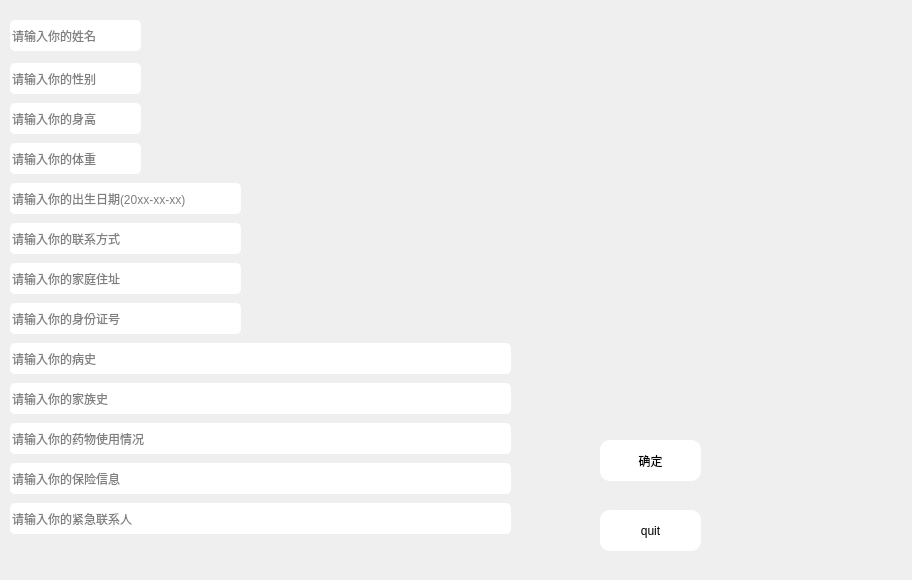
<?xml version="1.0" encoding="UTF-8"?>
<ui version="4.0">
 <class>per_information</class>
 <widget class="QWidget" name="per_information">
  <property name="geometry">
   <rect>
    <x>0</x>
    <y>0</y>
    <width>912</width>
    <height>580</height>
   </rect>
  </property>
  <property name="windowTitle">
   <string>Form</string>
  </property>
  <property name="styleSheet">
   <string notr="true">#per_information{border-image: url(:/back/登录.png);}</string>
  </property>
  <widget class="QPushButton" name="pushButton">
   <property name="geometry">
    <rect>
     <x>600</x>
     <y>510</y>
     <width>101</width>
     <height>41</height>
    </rect>
   </property>
   <property name="styleSheet">
    <string notr="true">#pushButton{border-radius:10px;}
#pushButton{background-color: rgb(255, 255, 255);}
</string>
   </property>
   <property name="text">
    <string>quit</string>
   </property>
  </widget>
  <widget class="QLineEdit" name="lineEdit_5">
   <property name="geometry">
    <rect>
     <x>10</x>
     <y>143</y>
     <width>131</width>
     <height>31</height>
    </rect>
   </property>
   <property name="styleSheet">
    <string notr="true">#lineEdit_5{border-radius:5px;}
#lineEdit_5{background-color: rgb(255, 255, 255);}
</string>
   </property>
   <property name="placeholderText">
    <string>请输入你的体重</string>
   </property>
  </widget>
  <widget class="QLineEdit" name="lineEdit">
   <property name="geometry">
    <rect>
     <x>10</x>
     <y>20</y>
     <width>131</width>
     <height>31</height>
    </rect>
   </property>
   <property name="styleSheet">
    <string notr="true">#lineEdit{border-radius:5px;}
#lineEdit{background-color: rgb(255, 255, 255);}
</string>
   </property>
   <property name="placeholderText">
    <string>请输入你的姓名</string>
   </property>
  </widget>
  <widget class="QLineEdit" name="lineEdit_13">
   <property name="geometry">
    <rect>
     <x>10</x>
     <y>503</y>
     <width>501</width>
     <height>31</height>
    </rect>
   </property>
   <property name="styleSheet">
    <string notr="true">#lineEdit_13{border-radius:5px;}
#lineEdit_13{background-color: rgb(255, 255, 255);}
</string>
   </property>
   <property name="placeholderText">
    <string>请输入你的紧急联系人</string>
   </property>
  </widget>
  <widget class="QLineEdit" name="lineEdit_8">
   <property name="geometry">
    <rect>
     <x>10</x>
     <y>303</y>
     <width>231</width>
     <height>31</height>
    </rect>
   </property>
   <property name="styleSheet">
    <string notr="true">#lineEdit_8{border-radius:5px;}
#lineEdit_8{background-color: rgb(255, 255, 255);}
</string>
   </property>
   <property name="text">
    <string/>
   </property>
   <property name="placeholderText">
    <string>请输入你的身份证号</string>
   </property>
  </widget>
  <widget class="QLineEdit" name="lineEdit_12">
   <property name="geometry">
    <rect>
     <x>10</x>
     <y>463</y>
     <width>501</width>
     <height>31</height>
    </rect>
   </property>
   <property name="styleSheet">
    <string notr="true">#lineEdit_12{border-radius:5px;}
#lineEdit_12{background-color: rgb(255, 255, 255);}
</string>
   </property>
   <property name="placeholderText">
    <string>请输入你的保险信息</string>
   </property>
  </widget>
  <widget class="QLineEdit" name="lineEdit_2">
   <property name="geometry">
    <rect>
     <x>10</x>
     <y>63</y>
     <width>131</width>
     <height>31</height>
    </rect>
   </property>
   <property name="styleSheet">
    <string notr="true">#lineEdit_2{border-radius:5px;}
#lineEdit_2{background-color: rgb(255, 255, 255);}
</string>
   </property>
   <property name="placeholderText">
    <string>请输入你的性别</string>
   </property>
  </widget>
  <widget class="QLineEdit" name="lineEdit_6">
   <property name="geometry">
    <rect>
     <x>10</x>
     <y>223</y>
     <width>231</width>
     <height>31</height>
    </rect>
   </property>
   <property name="styleSheet">
    <string notr="true">#lineEdit_6{border-radius:5px;}
#lineEdit_6{background-color: rgb(255, 255, 255);}
</string>
   </property>
   <property name="text">
    <string/>
   </property>
   <property name="placeholderText">
    <string>请输入你的联系方式</string>
   </property>
  </widget>
  <widget class="QPushButton" name="pushButton_2">
   <property name="geometry">
    <rect>
     <x>600</x>
     <y>440</y>
     <width>101</width>
     <height>41</height>
    </rect>
   </property>
   <property name="styleSheet">
    <string notr="true">#pushButton_2{border-radius:10px;}
#pushButton_2{background-color: rgb(255, 255, 255);}
</string>
   </property>
   <property name="text">
    <string>确定</string>
   </property>
  </widget>
  <widget class="QLineEdit" name="lineEdit_9">
   <property name="geometry">
    <rect>
     <x>10</x>
     <y>343</y>
     <width>501</width>
     <height>31</height>
    </rect>
   </property>
   <property name="styleSheet">
    <string notr="true">#lineEdit_9{border-radius:5px;}
#lineEdit_9{background-color: rgb(255, 255, 255);}
</string>
   </property>
   <property name="placeholderText">
    <string>请输入你的病史</string>
   </property>
  </widget>
  <widget class="QLineEdit" name="lineEdit_3">
   <property name="geometry">
    <rect>
     <x>10</x>
     <y>183</y>
     <width>231</width>
     <height>31</height>
    </rect>
   </property>
   <property name="styleSheet">
    <string notr="true">#lineEdit_3{border-radius:5px;}
#lineEdit_3{background-color: rgb(255, 255, 255);}
</string>
   </property>
   <property name="placeholderText">
    <string>请输入你的出生日期(20xx-xx-xx)</string>
   </property>
  </widget>
  <widget class="QLineEdit" name="lineEdit_10">
   <property name="geometry">
    <rect>
     <x>10</x>
     <y>383</y>
     <width>501</width>
     <height>31</height>
    </rect>
   </property>
   <property name="styleSheet">
    <string notr="true">#lineEdit_10{border-radius:5px;}
#lineEdit_10{background-color: rgb(255, 255, 255);}
</string>
   </property>
   <property name="placeholderText">
    <string>请输入你的家族史</string>
   </property>
  </widget>
  <widget class="QLineEdit" name="lineEdit_7">
   <property name="geometry">
    <rect>
     <x>10</x>
     <y>263</y>
     <width>231</width>
     <height>31</height>
    </rect>
   </property>
   <property name="styleSheet">
    <string notr="true">#lineEdit_7{border-radius:5px;}
#lineEdit_7{background-color: rgb(255, 255, 255);}
</string>
   </property>
   <property name="placeholderText">
    <string>请输入你的家庭住址</string>
   </property>
  </widget>
  <widget class="QLineEdit" name="lineEdit_11">
   <property name="geometry">
    <rect>
     <x>10</x>
     <y>423</y>
     <width>501</width>
     <height>31</height>
    </rect>
   </property>
   <property name="styleSheet">
    <string notr="true">#lineEdit_11{border-radius:5px;}
#lineEdit_11{background-color: rgb(255, 255, 255);}
</string>
   </property>
   <property name="placeholderText">
    <string>请输入你的药物使用情况</string>
   </property>
  </widget>
  <widget class="QLineEdit" name="lineEdit_4">
   <property name="geometry">
    <rect>
     <x>10</x>
     <y>103</y>
     <width>131</width>
     <height>31</height>
    </rect>
   </property>
   <property name="styleSheet">
    <string notr="true">#lineEdit_4{border-radius:5px;}
#lineEdit_4{background-color: rgb(255, 255, 255);}
</string>
   </property>
   <property name="placeholderText">
    <string>请输入你的身高</string>
   </property>
  </widget>
 </widget>
 <resources/>
 <connections>
  <connection>
   <sender>pushButton</sender>
   <signal>clicked()</signal>
   <receiver>per_information</receiver>
   <slot>close()</slot>
   <hints>
    <hint type="sourcelabel">
     <x>524</x>
     <y>452</y>
    </hint>
    <hint type="destinationlabel">
     <x>299</x>
     <y>249</y>
    </hint>
   </hints>
  </connection>
 </connections>
</ui>
